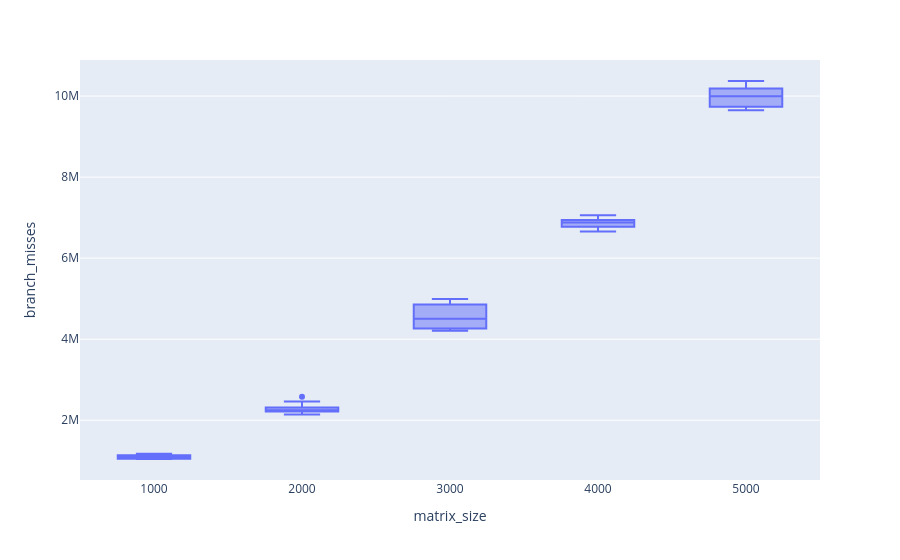
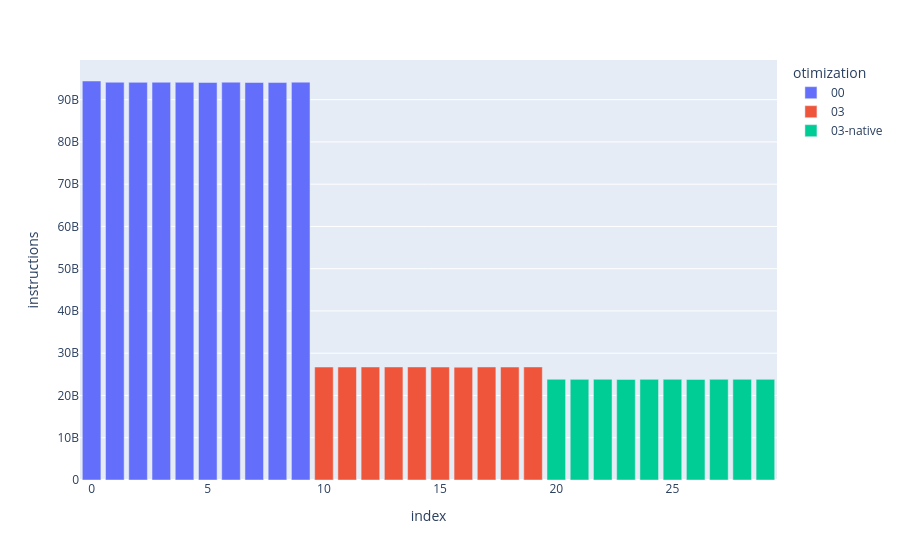
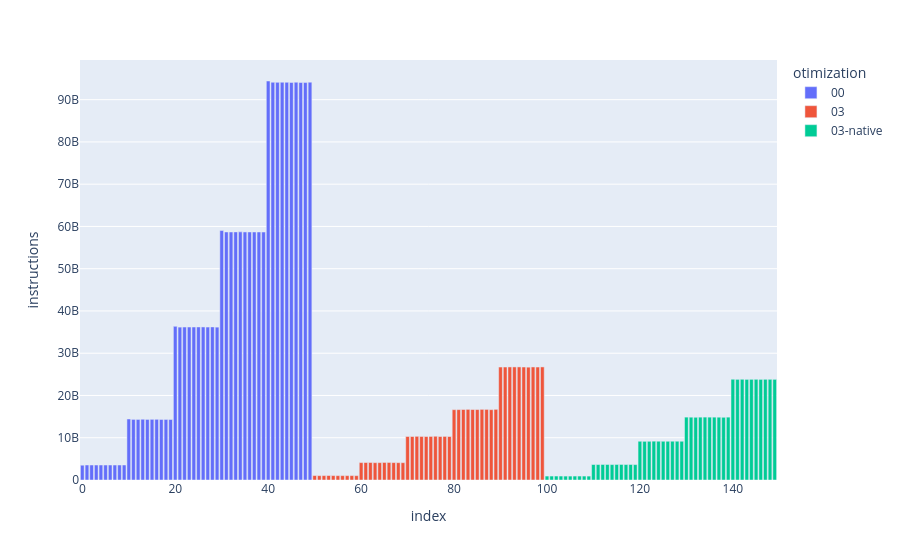

Notebook cell for these charts, in order:
### Code cell
metrics_O3_native :pd.DataFrame = metrics_df[metrics_df["otimization"]=="03-native"] 

chart1 = px.box(metrics_O3_native, y="branch_misses", x="matrix_size")
display(chart1.show())


metrics_5000mat_df : pd.DataFrame = metrics_df[metrics_df["matrix_size"]==5000].reset_index(drop=True)

chart2 = px.bar(metrics_5000mat_df, y="instructions", color="otimization")
display(chart2.show())


chart3 = px.bar(metrics_df, y="instructions", color="otimization")
display(chart3.show())

### Figure 1 — Plotly figure (JSON) as saved in the notebook; plotly's stock layout.template omitted (floating-point values rounded to 4 significant figures)
{"data": [{"alignmentgroup": "True", "hovertemplate": "matrix_size=%{x}<br>branch_misses=%{y}<extra></extra>", "legendgroup": "", "marker": {"color": "#636efa"}, "name": "", "notched": false, "offsetgroup": "", "orientation": "v", "showlegend": false, "type": "box", "x": [1000, 1000, 1000, 1000, 1000, 1000, 1000, 1000, 1000, 1000, 2000, 2000, 2000, 2000, 2000, 2000, 2000, 2000, 2000, 2000, 3000, 3000, 3000, 3000, 3000, 3000, 3000, 3000, 3000, 3000, 4000, 4000, 4000, 4000, 4000, 4000, 4000, 4000, 4000, 4000, 5000, 5000, 5000, 5000, 5000, 5000, 5000, 5000, 5000, 5000], "x0": " ", "xaxis": "x", "y": [1063365, 1097127, 1152828, 1135516, 1050669, 1092468, 1136406, 1043606, 1046193, 1175788, 2218578, 2215324, 2248992, 2140440, 2239790, 2314097, 2460433, 2263425, 2153229, 2576788, 4646614, 4600692, 4855698, 4919767, 4206498, 4215786, 4993454, 4269594, 4262785, 4407986, 6702131, 6916268, 6992580, 6941609, 6865521, 6786094, 6656544, 7058623, 6894429, 6773516, 10183566, 10007515, 9801472, 10046955, 9735964, 10371676, 9977058, 10305864, 9689698, 9650821], "y0": " ", "yaxis": "y"}], "layout": {"boxmode": "group", "legend": {"tracegroupgap": 0}, "margin": {"t": 60}, "xaxis": {"anchor": "y", "domain": [0, 1], "title": {"text": "matrix_size"}}, "yaxis": {"anchor": "x", "domain": [0, 1], "title": {"text": "branch_misses"}}}}

### Figure 2 — Plotly figure (JSON) as saved in the notebook; plotly's stock layout.template omitted (floating-point values rounded to 4 significant figures)
{"data": [{"hovertemplate": "otimization=00<br>index=%{x}<br>instructions=%{y}<extra></extra>", "legendgroup": "00", "marker": {"color": "#636efa", "pattern": {"shape": ""}}, "name": "00", "orientation": "v", "showlegend": true, "textposition": "auto", "type": "bar", "x": [0, 1, 2, 3, 4, 5, 6, 7, 8, 9], "xaxis": "x", "y": [94414961245, 94115972068, 94093381369, 94122281333, 94108176895, 94070624812, 94134910341, 94059669706, 94047755040, 94141351816], "yaxis": "y"}, {"hovertemplate": "otimization=03<br>index=%{x}<br>instructions=%{y}<extra></extra>", "legendgroup": "03", "marker": {"color": "#EF553B", "pattern": {"shape": ""}}, "name": "03", "orientation": "v", "showlegend": true, "textposition": "auto", "type": "bar", "x": [10, 11, 12, 13, 14, 15, 16, 17, 18, 19], "xaxis": "x", "y": [26731891965, 26733244648, 26753885776, 26756204185, 26758665900, 26734768810, 26699343246, 26749235190, 26733031928, 26758065092], "yaxis": "y"}, {"hovertemplate": "otimization=03-native<br>index=%{x}<br>instructions=%{y}<extra></extra>", "legendgroup": "03-native", "marker": {"color": "#00cc96", "pattern": {"shape": ""}}, "name": "03-native", "orientation": "v", "showlegend": true, "textposition": "auto", "type": "bar", "x": [20, 21, 22, 23, 24, 25, 26, 27, 28, 29], "xaxis": "x", "y": [23840610274, 23813435440, 23836724366, 23807888607, 23820536053, 23829197061, 23810710194, 23828269988, 23826082578, 23815581203], "yaxis": "y"}], "layout": {"barmode": "relative", "legend": {"title": {"text": "otimization"}, "tracegroupgap": 0}, "margin": {"t": 60}, "xaxis": {"anchor": "y", "domain": [0, 1], "title": {"text": "index"}}, "yaxis": {"anchor": "x", "domain": [0, 1], "title": {"text": "instructions"}}}}

### Figure 3 — Plotly figure (JSON) as saved in the notebook; plotly's stock layout.template omitted (floating-point values rounded to 4 significant figures)
{"data": [{"hovertemplate": "otimization=00<br>index=%{x}<br>instructions=%{y}<extra></extra>", "legendgroup": "00", "marker": {"color": "#636efa", "pattern": {"shape": ""}}, "name": "00", "orientation": "v", "showlegend": true, "textposition": "auto", "type": "bar", "x": [0, 1, 2, 3, 4, 5, 6, 7, 8, 9, 10, 11, 12, 13, 14, 15, 16, 17, 18, 19, 20, 21, 22, 23, 24, 25, 26, 27, 28, 29, 30, 31, 32, 33, 34, 35, 36, 37, 38, 39, 40, 41, 42, 43, 44, 45, 46, 47, 48, 49], "xaxis": "x", "y": [3499089889, 3550835094, 3549450050, 3548591626, 3547676872, 3544006855, 3549038217, 3545172624, 3547428374, 3552091183, 14437037612, 14340457517, 14333258044, 14378650235, 14333946768, 14356704068, 14362468770, 14325774292, 14329061174, 14318461018, 36358785718, 36174693525, 36192349725, 36196552224, 36205128985, 36221039576, 36215330941, 36183000574, 36227599183, 36170667768, 59028213496, 58695283445, 58691220844, 58709050160, 58716115006, 58698779522, 58698043098, 58687941783, 58691935518, 58679190962, 94414961245, 94115972068, 94093381369, 94122281333, 94108176895, 94070624812, 94134910341, 94059669706, 94047755040, 94141351816], "yaxis": "y"}, {"hovertemplate": "otimization=03<br>index=%{x}<br>instructions=%{y}<extra></extra>", "legendgroup": "03", "marker": {"color": "#EF553B", "pattern": {"shape": ""}}, "name": "03", "orientation": "v", "showlegend": true, "textposition": "auto", "type": "bar", "x": [50, 51, 52, 53, 54, 55, 56, 57, 58, 59, 60, 61, 62, 63, 64, 65, 66, 67, 68, 69, 70, 71, 72, 73, 74, 75, 76, 77, 78, 79, 80, 81, 82, 83, 84, 85, 86, 87, 88, 89, 90, 91, 92, 93, 94, 95, 96, 97, 98, 99], "xaxis": "x", "y": [1054219341, 1032781750, 1042522554, 1057363836, 1046212329, 1030318654, 1033429647, 1034480765, 1043930864, 1028546829, 4121713767, 4133770911, 4146885230, 4101824876, 4109610503, 4153066099, 4151097739, 4119767145, 4103252001, 4103553592, 10294726136, 10290960721, 10333102377, 10303167003, 10287742739, 10311077083, 10350754203, 10287780887, 10313973674, 10286546338, 16643084674, 16655886084, 16681474349, 16716109566, 16677238454, 16669925071, 16715589378, 16705988071, 16645891110, 16719174231, 26731891965, 26733244648, 26753885776, 26756204185, 26758665900, 26734768810, 26699343246, 26749235190, 26733031928, 26758065092], "yaxis": "y"}, {"hovertemplate": "otimization=03-native<br>index=%{x}<br>instructions=%{y}<extra></extra>", "legendgroup": "03-native", "marker": {"color": "#00cc96", "pattern": {"shape": ""}}, "name": "03-native", "orientation": "v", "showlegend": true, "textposition": "auto", "type": "bar", "x": [100, 101, 102, 103, 104, 105, 106, 107, 108, 109, 110, 111, 112, 113, 114, 115, 116, 117, 118, 119, 120, 121, 122, 123, 124, 125, 126, 127, 128, 129, 130, 131, 132, 133, 134, 135, 136, 137, 138, 139, 140, 141, 142, 143, 144, 145, 146, 147, 148, 149], "xaxis": "x", "y": [932052737, 937068141, 938821788, 937747062, 927151913, 927499153, 935636751, 936432639, 933419869, 924572216, 3663839935, 3658698700, 3674136829, 3668969162, 3647782126, 3675152171, 3679451907, 3655903597, 3670204282, 3645119686, 9168117935, 9149965545, 9160648857, 9188385068, 9176598179, 9167218900, 9166595675, 9177092086, 9175105071, 9166418828, 14879014353, 14861661370, 14844720875, 14871778518, 14884534474, 14872257068, 14871466534, 14856949543, 14838626503, 14875518252, 23840610274, 23813435440, 23836724366, 23807888607, 23820536053, 23829197061, 23810710194, 23828269988, 23826082578, 23815581203], "yaxis": "y"}], "layout": {"barmode": "relative", "legend": {"title": {"text": "otimization"}, "tracegroupgap": 0}, "margin": {"t": 60}, "xaxis": {"anchor": "y", "domain": [0, 1], "title": {"text": "index"}}, "yaxis": {"anchor": "x", "domain": [0, 1], "title": {"text": "instructions"}}}}
